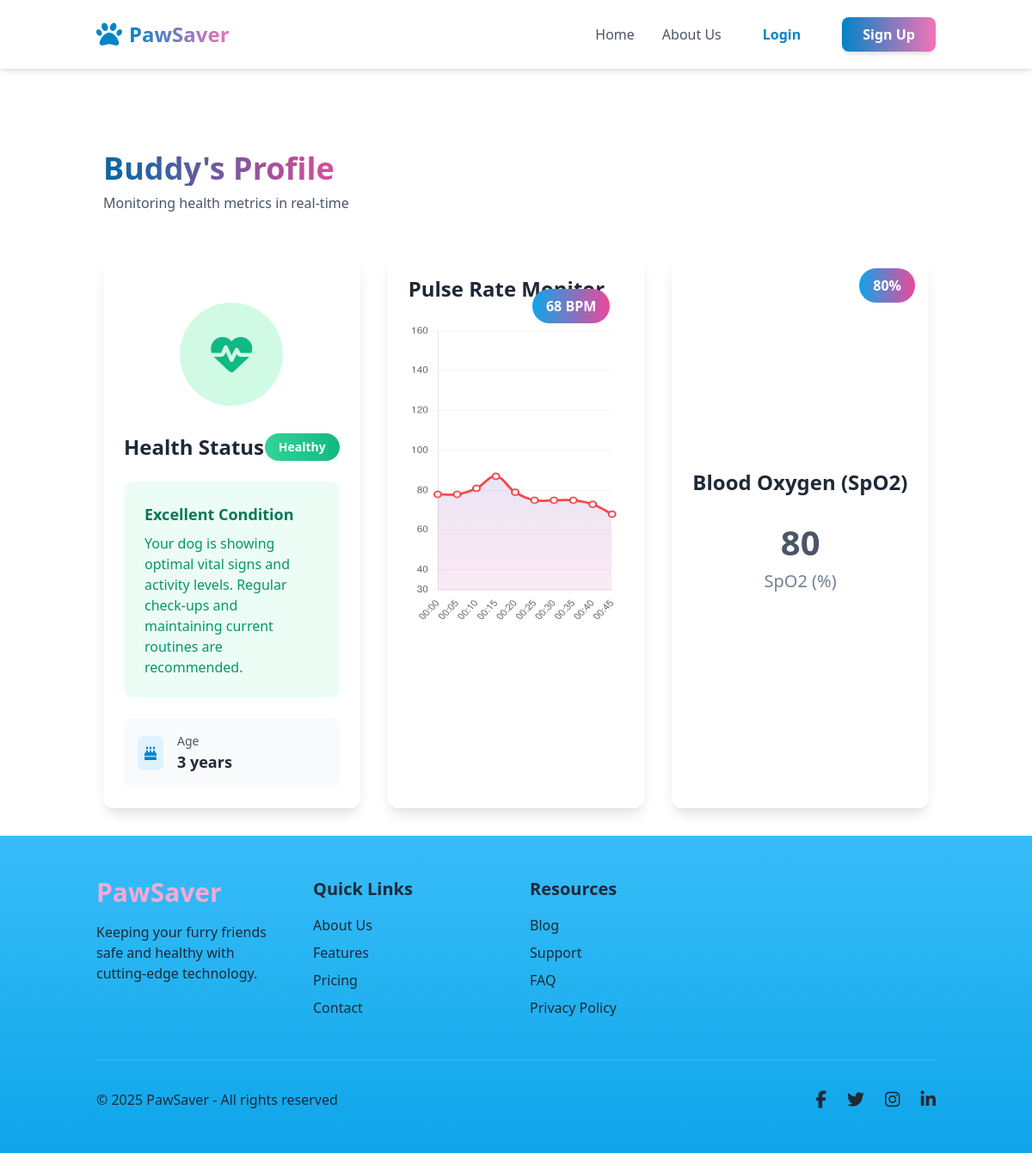
/dog/1, run on an earlier commit of the app's database.
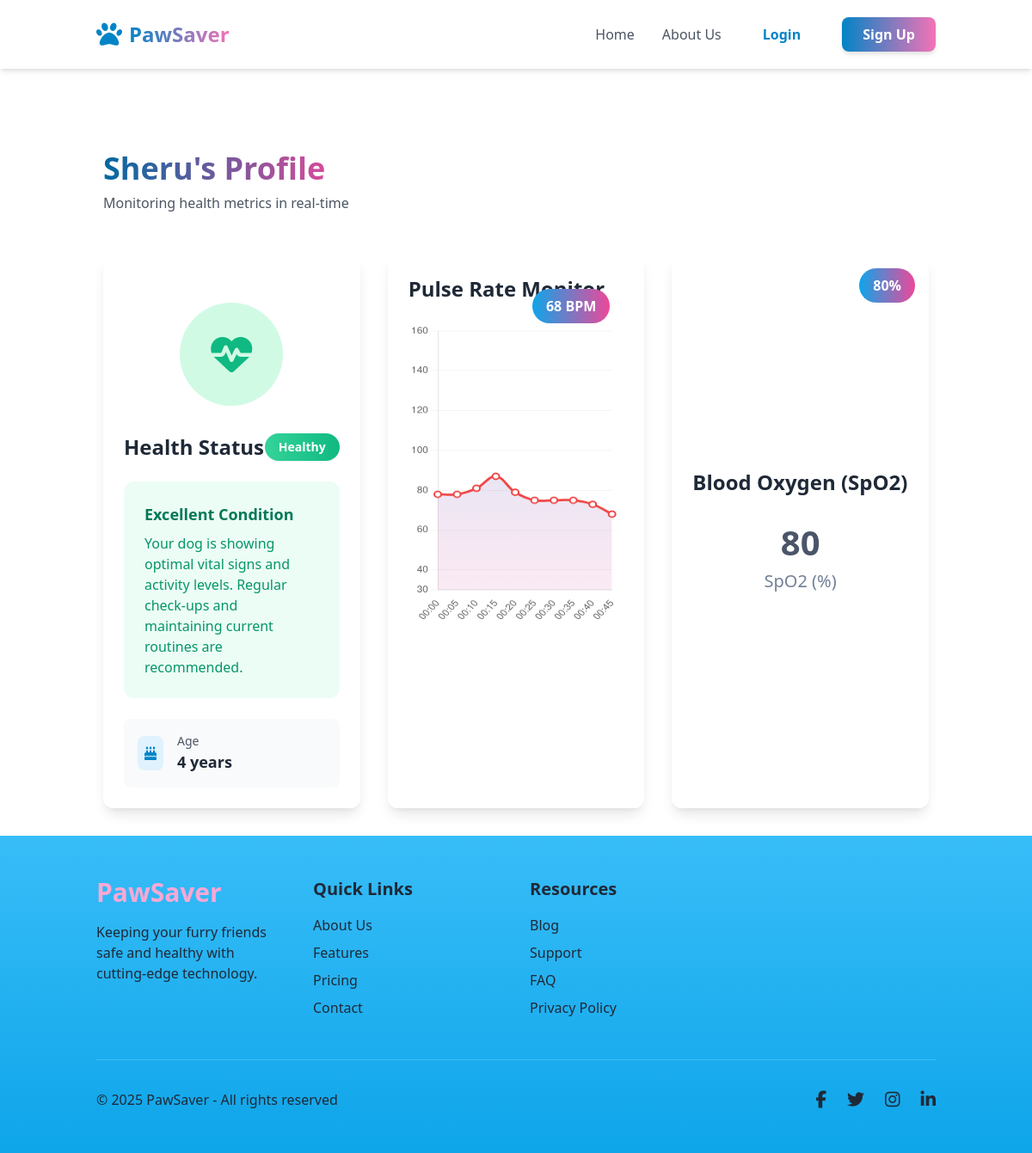
And on a later commit of the database.
### tables this page shows
CREATE TABLE dogs (
                id INTEGER PRIMARY KEY AUTOINCREMENT,
                name TEXT NOT NULL,
                age INTEGER NOT NULL,
                health_status TEXT NOT NULL,
                latitude REAL NOT NULL,
                longitude REAL NOT NULL,
                heart_rate INTEGER NOT NULL,
                blood_oxygen INTEGER NOT NULL,
                last_updated TEXT NOT NULL,
                image_url TEXT,
                user_id INTEGER REFERENCES users(id)
            );

### app.py (the view)
@app.route("/dog/<int:dog_id>")
def dog_profile(dog_id):
    dog = get_dog_by_id(dog_id)
    if not dog:
        return "Dog not found", 404
    return render_template("dog_profile.html", dog=dog)

### app.py (called while the page is built)
def get_db():
    db = getattr(g, "_database", None)
    if db is None:
        db = g._database = sqlite3.connect(DATABASE)
        db.row_factory = sqlite3.Row  # Return results as dictionary-like objects
    return db

@app.teardown_appcontext
def close_connection(exception):
    db = getattr(g, "_database", None)
    if db is not None:
        db.close()

def get_dog_by_id(dog_id):
    db = get_db()
    cursor = db.execute("SELECT * FROM dogs WHERE id = ?", (dog_id,))
    return cursor.fetchone()

### templates/dog_profile.html (shortened to what this page needs)
{% extends "layout.html" %}
{% block body %}
<link rel="stylesheet" href="{{ url_for('static', filename='css/dog_profile.css') }}">
<div class="container mx-auto px-4 sm:px-6 lg:px-8 py-8 mt-16">
    <div class="flex flex-col sm:flex-row items-center justify-between mb-12 space-y-4 sm:space-y-0">
        <div class="space-y-2">
            <h1 class="text-4xl font-bold bg-gradient-to-r from-sky-700 to-pink-500 bg-clip-text text-transparent">
            </h1>
            <p class="text-gray-600">Monitoring health metrics in real-time</p>
        </div>
    </div>
    <div class="grid grid-cols-1 lg:grid-cols-3 gap-8">
        <div class="glass-card rounded-xl shadow-lg overflow-hidden">
            <div class="p-6 space-y-6">
                <div class="status-icon
                    {% if dog.health_status == 'Healthy' %} bg-green-100
                    {% elif dog.health_status == 'At Risk' %} bg-yellow-100
                    {% else %} bg-red-100 {% endif %}">
                    <i class="fas fa-heartbeat
                        {% if dog.health_status == 'Healthy' %} text-green-500
                        {% elif dog.health_status == 'At Risk' %} text-yellow-500
                        {% else %} text-red-500 {% endif %}">
                    </i>
                </div>
                <div class="flex items-center justify-between">
                    <h2 class="text-2xl font-bold text-gray-800">Health Status</h2>
                    <span class="px-4 py-1.5 rounded-full text-sm font-semibold
                        {% if dog.health_status == 'Healthy' %} bg-gradient-to-r from-green-400 to-green-500 text-white
                        {% elif dog.health_status == 'At Risk' %} bg-gradient-to-r from-yellow-400 to-orange-400 text-white
                        {% else %} bg-gradient-to-r from-red-500 to-pink-500 text-white {% endif %}
                        shadow-sm">
                        {{ dog.health_status }}
                    </span>
                </div>
                <div class="health-tips
                    {% if dog.health_status == 'Healthy' %} bg-green-50
                    {% elif dog.health_status == 'At Risk' %} bg-yellow-50
                    {% else %} bg-red-50 {% endif %}">
                    {% if dog.health_status == 'Healthy' %}
                        <h3 class="text-lg font-semibold text-green-700 mb-2">Excellent Condition</h3>
                        <p class="text-green-600">Your dog is showing optimal vital signs and activity levels. Regular check-ups and maintaining current routines are recommended.</p>
                    {% elif dog.health_status == 'At Risk' %}
                        <h3 class="text-lg font-semibold text-yellow-700 mb-2">Requires Attention</h3>
                        <p class="text-yellow-600">Some vital signs are outside normal ranges. A veterinary check-up is recommended within the next few days.</p>
                    {% else %}
                        <h3 class="text-lg font-semibold text-red-700 mb-2">Immediate Care Needed</h3>
                        <p class="text-red-600">Critical vital signs detected. Please contact a veterinarian immediately for proper medical attention.</p>
                    {% endif %}
                </div>
                <div class="space-y-4 mt-6">
                    <div class="stat-item flex items-center space-x-4 p-4 rounded-lg bg-gray-50">
                        <div class="bg-sky-100 p-2 rounded-lg">
                            <i class="fas fa-birthday-cake text-sky-600"></i>
                        </div>
                        <div>
                            <p class="text-sm font-medium text-gray-600">Age</p>
                            <p class="text-lg font-bold text-gray-800">{{ dog.age }} years</p>
                        </div>
                    </div>
                </div>
            </div>
        </div>
        <div class="glass-card rounded-xl shadow-lg p-6">
            <div class="chart-container">
                <div class="flex items-center justify-between mb-6">
                    <h2 class="text-2xl font-bold text-gray-800">Pulse Rate Monitor</h2>
                    <div id="currentPulse" class="pulse-badge bg-gradient-to-r from-sky-500 to-pink-500 text-white">
                    </div>
                </div>
                <canvas id="pulseChart"></canvas>
            </div>
        </div>
        <div class="glass-card rounded-xl shadow-lg p-6 flex flex-col justify-center items-center">
            <div class="flex items-center justify-between mb-6 w-full">
                <h2 class="text-2xl font-bold text-gray-800">Blood Oxygen (SpO2)</h2>
                <div id="oxygenBadge" class="oxygen-badge bg-gradient-to-r from-sky-500 to-pink-500 text-white">
                </div>
            </div>
            <div class="text-center">
                <p id="spo2Value" class="spo2-value">{{ dog.blood_oxygen }}</p>
                <p class="spo2-unit">SpO2 (%)</p>
            </div>
        </div>
    </div>
</div>
{% endblock %}

### templates/layout.html (shortened to what this page needs)
<!DOCTYPE html>
<html lang="en">
<head>
    <script src="https://cdn.tailwindcss.com"></script>
    <link rel="stylesheet" href="{{ url_for('static', filename='css/home.css') }}">
</head>
<body class = "min-h-screen flex flex-col">
    <link href="https://cdn.jsdelivr.net/npm/tailwindcss@2.2.19/dist/tailwind.min.css" rel="stylesheet">
    <script src="https://cdn.jsdelivr.net/npm/@tailwindcss/forms@0.4.0/dist/index.min.js"></script>
<nav class="bg-white/90 backdrop-blur-md shadow-md fixed w-full z-50 transition-all duration-300" id="navbar">
    <div class="container mx-auto px-6">
        <div class="flex justify-between items-center h-20">
            <a href="/" class="flex items-center space-x-2 text-sky-600 hover:text-sky-700 transition-colors group">
                <span class="text-3xl"><i class="fas fa-paw transform group-hover:rotate-12 transition-transform"></i></span>
                <span class="text-2xl font-bold bg-gradient-to-r from-sky-600 to-pink-400 bg-clip-text text-transparent">PawSaver</span>
            </a>
            <div class="hidden lg:flex items-center space-x-8" id="dynamic-nav">
                {% if current_user.is_authenticated %}
                    <a href="/dashboard" class="nav-link text-gray-600 hover:text-sky-600 transition-colors">Dashboard</a>
                    <a href="/map" class="nav-link text-gray-600 hover:text-sky-600 transition-colors">Location</a>
                    <a href="/aboutus" class="nav-link text-gray-600 hover:text-sky-600 transition-colors">About Us</a>
                    <a href="/logout" class="text-red-600 hover:text-red-700 font-semibold transition-colors">Logout</a>
                {% else %}
                    <a href="/" class="nav-link text-gray-600 hover:text-sky-600 transition-colors">Home</a>
                    <a href="/aboutus" class="nav-link text-gray-600 hover:text-sky-600 transition-colors">About Us</a>
                    <a href="/login" class="text-sky-600 hover:text-sky-700 font-semibold transition-colors px-4 py-2 rounded-lg hover:bg-sky-50">Login</a>
                    <a href="/signup" class="bg-gradient-to-r from-sky-600 to-pink-400 text-white px-6 py-2 rounded-lg font-semibold shadow-md hover:shadow-lg transition-all">
                        Sign Up
                    </a>
                {% endif %}
            </div>
        </div>
    </div>
</nav>
    <main class="flex-grow pt-20">
        {% block body %}{% endblock %}
    </main>
    <footer class="bg-gradient-to-b from-sky-400 to-sky-500 text-gray-800">
        <div class="container mx-auto px-6 py-12">
            <div class="grid grid-cols-1 md:grid-cols-4 gap-8">
                <div class="md:col-span-1">
                    <a href="/" class="text-3xl font-bold text-pink-300 hover:text-sky-700 transition-colors">PawSaver</a>
                    <p class="mt-4 text-gray-800">Keeping your furry friends safe and healthy with cutting-edge technology.</p>
                </div>
                <div class="md:col-span-1">
                    <h3 class="font-semibold text-xl mb-4">Quick Links</h3>
                    <ul class="space-y-2">
                        <li><a href="/about" class="text-gray-800 hover:text-pink-300 transition-colors">About Us</a></li>
                        <li><a href="/features" class="text-gray-800 hover:text-pink-300 transition-colors">Features</a></li>
                        <li><a href="/pricing" class="text-gray-800 hover:text-pink-300 transition-colors">Pricing</a></li>
                        <li><a href="/contact" class="text-gray-800 hover:text-pink-300 transition-colors">Contact</a></li>
                    </ul>
                </div>
                <div class="md:col-span-1">
                    <h3 class="font-semibold text-xl mb-4">Resources</h3>
                    <ul class="space-y-2">
                        <li><a href="/blog" class="text-gray-800 hover:text-pink-300 transition-colors">Blog</a></li>
                        <li><a href="/support" class="text-gray-800 hover:text-pink-300 transition-colors">Support</a></li>
                        <li><a href="/faq" class="text-gray-800 hover:text-pink-300 transition-colors">FAQ</a></li>
                        <li><a href="/privacy" class="text-gray-800 hover:text-pink-300 transition-colors">Privacy Policy</a></li>
                    </ul>
                </div>
            </div>
            <div class="mt-12 pt-8 border-t border-sky-400">
                <div class="flex flex-col md:flex-row justify-between items-center space-y-4 md:space-y-0">
                    <p class="text-gray-800">© 2025 PawSaver - All rights reserved</p>
                    <div class="flex space-x-6">
                        <a href="#" class="text-gray-800 hover:text-pink-300 transition-colors">
                            <i class="fab fa-facebook-f text-xl"></i>
                        </a>
                        <a href="#" class="text-gray-800 hover:text-pink-300 transition-colors">
                            <i class="fab fa-twitter text-xl"></i>
                        </a>
                        <a href="#" class="text-gray-800 hover:text-pink-300 transition-colors">
                            <i class="fab fa-instagram text-xl"></i>
                        </a>
                        <a href="#" class="text-gray-800 hover:text-pink-300 transition-colors">
                            <i class="fab fa-linkedin-in text-xl"></i>
                        </a>
                    </div>
                </div>
            </div>
        </div>
    </footer>
</body>
</html>

### static/css/home.css (style rules this page uses)
* { scrollbar-width: thin; scrollbar-color: #0ea5e9 #f1f5f9; }

### static/css/dog_profile.css (style rules this page uses)
.glass-card { background: rgba(255, 255, 255, 0.95); backdrop-filter: blur(10px); transition: all 0.3s cubic-bezier(0.4, 0, 0.2, 1); }
.status-icon { width: 120px; height: 120px; margin: 2rem auto; border-radius: 50%; display: flex; align-items: center; justify-content: center; transition: all 0.3s ease; }
.status-icon i { font-size: 3rem; transition: all 0.3s ease; }
.health-tips { position: relative; padding: 1.5rem; border-radius: 0.75rem; margin-top: 1.5rem; }
.health-tips::before { content: ''; position: absolute; top: 0; left: 0; right: 0; bottom: 0; border-radius: 0.75rem; opacity: 0.1; z-index: 0; }
.stat-item { transition: all 0.2s ease; }
#pulseChart { max-width: 100%; height: 350px !important; }
.chart-container { position: relative; }
.pulse-badge { position: absolute; top: 1rem; right: 1rem; padding: 0.5rem 1rem; border-radius: 9999px; font-weight: 600; z-index: 10; animation: pulse 2s infinite; }
.spo2-value { font-size: 2.5rem; font-weight: bold; color: #4A5568; }
.spo2-unit { font-size: 1.25rem; color: #718096; }
.oxygen-badge { position: absolute; top: 1rem; right: 1rem; padding: 0.5rem 1rem; border-radius: 9999px; font-weight: 600; z-index: 10; }

What changed in the data, as far as the page shows it:
changed dogs "Healthy": age "3" → "4"
